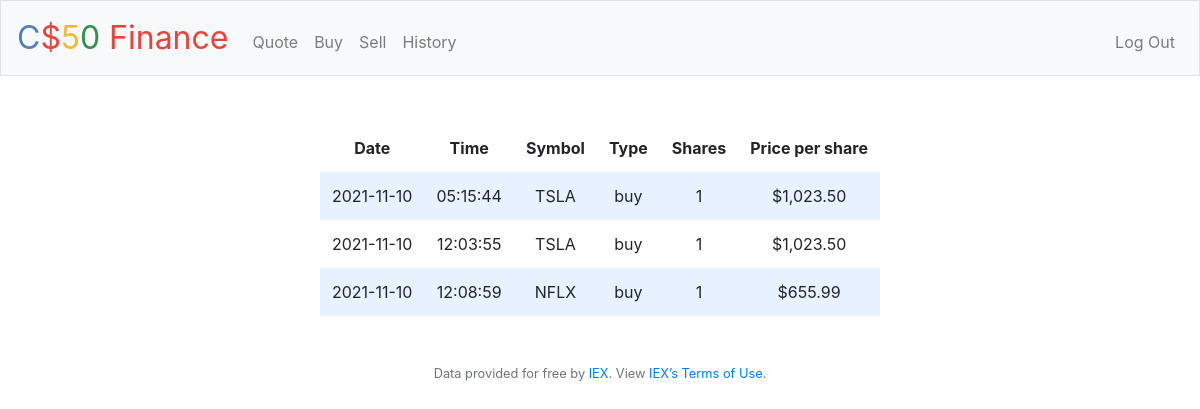
Screenshot of /history (signed in) with the database file from the repository.
### tables this page shows
CREATE TABLE transactions (                    time TIMESTAMP DEFAULT CURRENT_TIMESTAMP,                     type    TEXT,                    user_id  INTEGER,                    symbol TEXT,                    num_share   INTEGER,                    price_per_share FLOAT,                    FOREIGN KEY(user_id) REFERENCES users(id));

### application.py (the view)
@app.route("/history")
@login_required
def history():
    if not (db.execute("SELECT * FROM SQLITE_MASTER WHERE TYPE='table' AND NAME='transactions'")):
        return render_template("history.html", stocks={})
    stocks = db.execute(
        "SELECT *, DATE(time) as date, TIME(time) as time \
        FROM transactions \
        WHERE user_id = ? \
        "
        , session["user_id"])
    return render_template("history.html", stocks=stocks)

### application.py (called while the page is built)
@app.after_request
def after_request(response):
    response.headers["Cache-Control"] = "no-cache, no-store, must-revalidate"
    response.headers["Expires"] = 0
    response.headers["Pragma"] = "no-cache"
    return response

### helpers.py (called while the page is built)
def login_required(f):
    @wraps(f)
    def decorated_function(*args, **kwargs):
        if session.get("user_id") is None:
            return redirect("/login")
        return f(*args, **kwargs)
    return decorated_function

def usd(value):
    return f"${value:,.2f}"

### templates/history.html (shortened to what this page needs)
{% extends "layout.html" %}
{% block main %}
    <table>
        <thead>
            <tr>
                <th>Date</th>
                <th>Time</th>
                <th>Symbol</th>
                <th>Type</th>
                <th>Shares</th>
                <th>Price per share</th>
            </tr>
        </thead>
        <tbody>
            {% for stock in stocks %}
                <tr>
                    <td>{{ stock.date }}</td>
                    <td>{{ stock.time }}</td>
                    <td>{{ stock.symbol }}</td>
                    <td>{{ stock.type }}</td>
                    <td>{{ stock.num_share }}</td>
                    <td>{{ stock.price_per_share | usd }}</td>
                </tr>
            {% endfor %}
        </tbody>
    </table>
{% endblock %}

### templates/layout.html (shortened to what this page needs)
<!DOCTYPE html>
<html lang="en">
    <head>
        <link rel="stylesheet" href="https://cdn.jsdelivr.net/npm/bootstrap@4.5.3/dist/css/bootstrap.min.css">
        <link href="/static/styles.css" rel="stylesheet">
    </head>
    <body>
        <nav class="navbar navbar-expand-md navbar-light bg-light border">
            <a class="navbar-brand" href="/"><span class="blue">C</span><span class="red">$</span><span class="yellow">5</span><span class="green">0</span> <span class="red">Finance</span></a>
            <div class="collapse navbar-collapse" id="navbar">
                {% if session.user_id %}
                    <ul class="navbar-nav mr-auto mt-2">
                        <li class="nav-item"><a class="nav-link" href="/quote">Quote</a></li>
                        <li class="nav-item"><a class="nav-link" href="/buy">Buy</a></li>
                        <li class="nav-item"><a class="nav-link" href="/sell">Sell</a></li>
                        <li class="nav-item"><a class="nav-link" href="/history">History</a></li>
                    </ul>
                    <ul class="navbar-nav ml-auto mt-2">
                        <li class="nav-item"><a class="nav-link" href="/logout">Log Out</a></li>
                    </ul>
                {% else %}
                    <ul class="navbar-nav ml-auto mt-2">
                        <li class="nav-item"><a class="nav-link" href="/register">Register</a></li>
                        <li class="nav-item"><a class="nav-link" href="/login">Log In</a></li>
                    </ul>
                {% endif %}
            </div>
        </nav>
        <main class="container p-5">
            {% block main %}{% endblock %}
        </main>
        <footer class="small text-center text-muted">
            Data provided for free by <a href="https://iextrading.com/developer">IEX</a>. View <a href="https://iextrading.com/api-exhibit-a/">IEX’s Terms of Use</a>.
        </footer>
    </body>
</html>

### static/styles.css (style rules this page uses)
nav .navbar-brand { font-size: xx-large; }
nav .navbar-brand .blue { color: #537fbe; }
nav .navbar-brand .red { color: #ea433b; }
nav .navbar-brand .yellow { color: #f5b82e; }
nav .navbar-brand .green { color: #2e944b; }
main { overflow-x: auto; text-align: center; }
table { margin-left: auto; margin-right: auto; }
table th, table td { padding: 0.75rem; vertical-align: middle; }
tbody tr:nth-of-type(odd) { background-color: rgb(179, 208, 255, 0.3) }

### rows the page displays
transactions: date "2021-11-10", time "05:15:44", symbol "TSLA", type "buy", num_share "1", price_per_share "$1,023.50"
transactions: date "2021-11-10", time "12:03:55", symbol "TSLA", type "buy", num_share "1", price_per_share "$1,023.50"
transactions: date "2021-11-10", time "12:08:59", symbol "NFLX", type "buy", num_share "1", price_per_share "$655.99"
